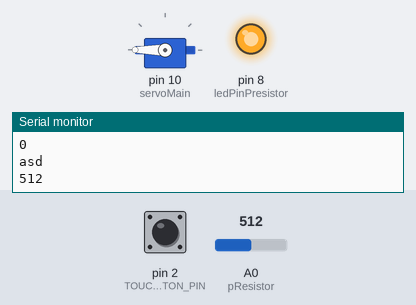
Recording of a sketch running on a simulated Arduino Uno, built with avr-gcc and run on an emulated ATmega328P. Parts: servo, output pins drawn as LEDs (lit = HIGH), the last lines printed to the serial monitor. Inputs (shaded band) come from the test bench; at power-on: A0 (pResistor) = 512, pin 2 (TOUCH_BUTTON_PIN) LOW.

Above: at 10.8 s.
10.9 s: A0 (pResistor) set to 488
At 21.2 s:
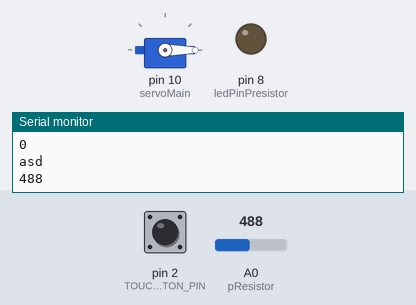
21.5 s: A0 (pResistor) set to 510
At 31.2 s:
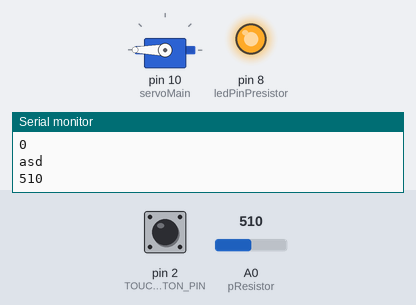
31.5 s: A0 (pResistor) set to 490
At 46.5 s:
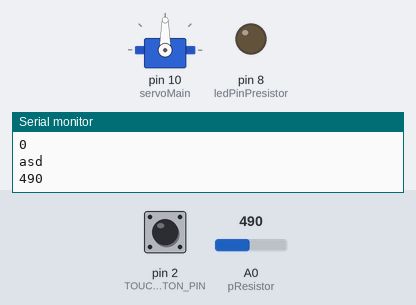
Timing chart, 0 to 51.5 s (numbered marks = the images above; inputs shaded):
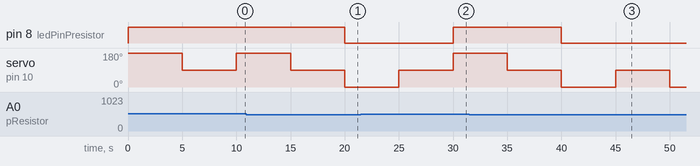

The sketch:

finalArduino.ino
```cpp
#include <Servo.h>
Servo servoMain;

#define trigPin 13
#define echoPin 12
const int TOUCH_BUTTON_PIN = 2;
const int LED_PIN = 12;
const int pResistor = A0; // Photoresistor at Arduino analog pin A0
const int ledPinPresistor = 8;
int buttonState = 0;
int pResistorvalue;

void setup() {
  Serial.begin (9600);
  pinMode(trigPin, OUTPUT);
  pinMode(echoPin, INPUT);
  pinMode(TOUCH_BUTTON_PIN, INPUT);
  pinMode(LED_PIN, OUTPUT);
  pinMode(ledPinPresistor, OUTPUT);
  pinMode(pResistor, INPUT);
  servoMain.attach(10);
}

void loop() {
  if (capacity() == true) {
    RotateReel(90);
  }
  else {
    Serial.println("asd");
    if (photoCheck() == true) {
      RotateReel(180);
    } else {
      RotateReel(0);
    }
  }
}


bool photoCheck()
{
  int value = analogRead(pResistor);
  Serial.println(value);
  if (value > 500) {
    digitalWrite(ledPinPresistor, HIGH);  //Turn led off
    return true;
  }
  digitalWrite(ledPinPresistor, LOW ); //Turn led on
  return false;
}

bool capacity()
{
  int state = digitalRead(TOUCH_BUTTON_PIN);
  // If a touch is detected, turn on the LED
  Serial.println(state);
  if (state == HIGH) {
    digitalWrite(LED_PIN, HIGH);
    return true;
  }

  digitalWrite(LED_PIN, LOW);
  return false;
}

bool distance()
{
  long duration, distance;
  digitalWrite(trigPin, LOW);  // Added this line
  delayMicroseconds(2); // Added this line
  digitalWrite(trigPin, HIGH);
  //  delayMicroseconds(1000); - Removed this line
  delayMicroseconds(10); // Added this line
  digitalWrite(trigPin, LOW);
  duration = pulseIn(echoPin, HIGH);
  distance = (duration / 2) / 29.1;
  Serial.println(distance);
  if (distance < 4) {
    return true;
  }
  return false;
}

void RotateReel(int degrees)
{
  servoMain.write(degrees);
  delay(5000);
  servoMain.write(90);
  delay(5000);
}
```

Measured:
- the behaviour switches between 501 and 500 on A0 (pResistor) (found by bisection; images 0 and 1)
- after the input at 10.9 s, pin 8 (ledPinPresistor): HIGH → LOW after 9.1 s
- after the input at 21.5 s, pin 8 (ledPinPresistor): LOW → HIGH after 8.5 s
- after the input at 31.5 s, pin 8 (ledPinPresistor): HIGH → LOW after 8.5 s
- by itself, servo on pin 10 (servoMain): alternates 90° for 5.0 s and 0° for 5.0 s
